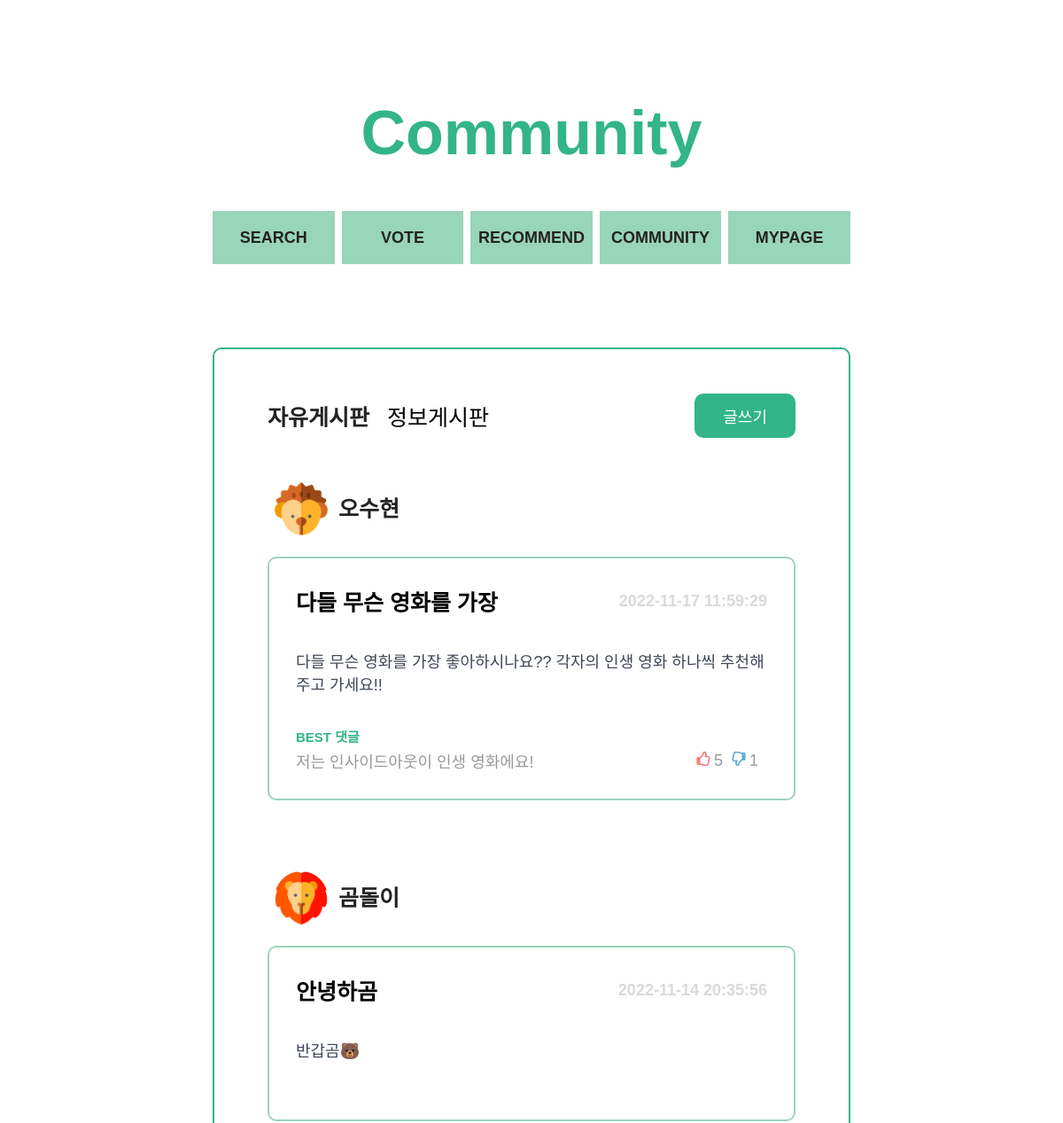
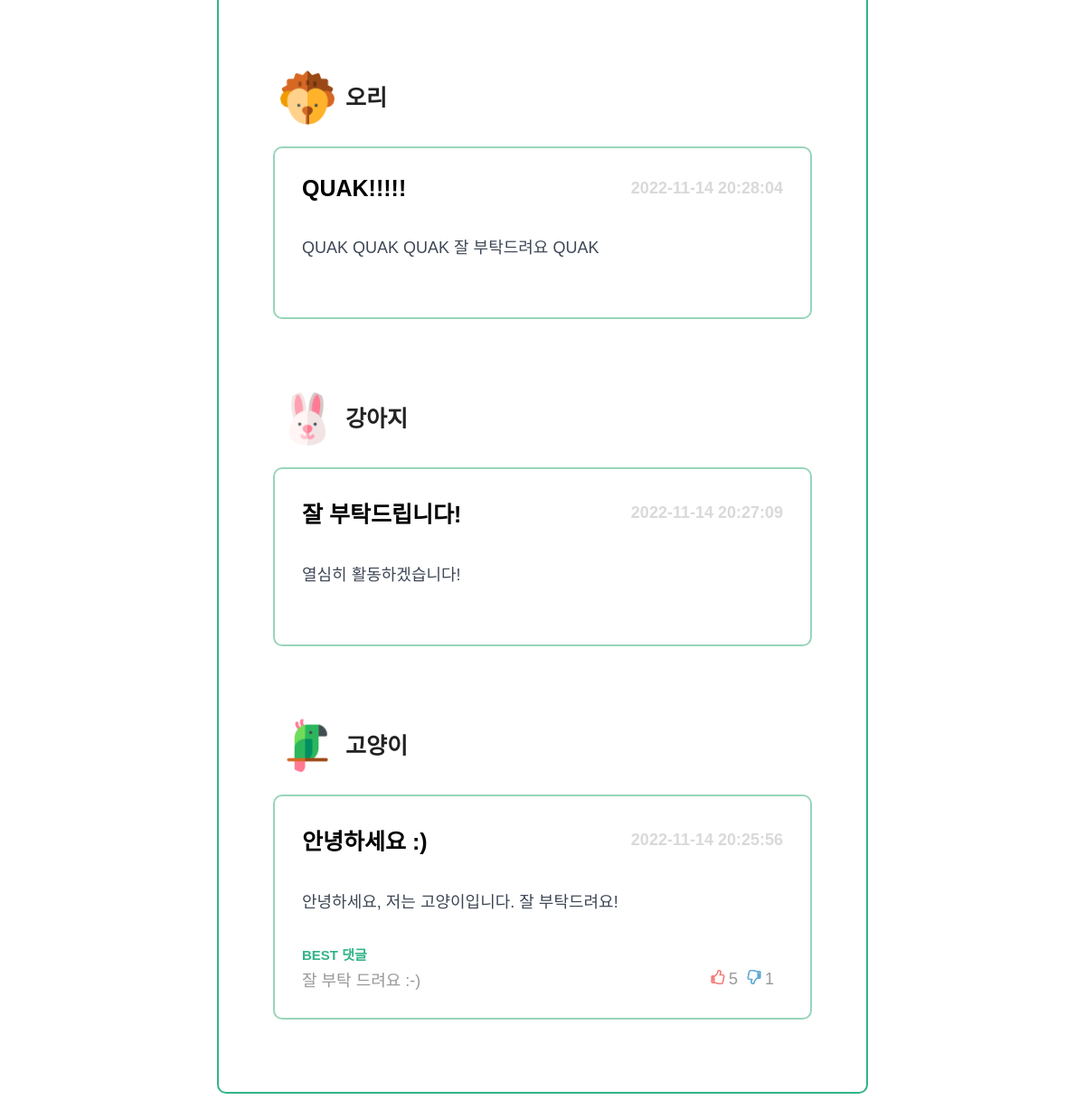
The page /pages/community/index.php (signed in) on the database its author committed (2 pictures, top to bottom).
### tables this page shows
CREATE TABLE `board` (
  `boardid` int(11) NOT NULL AUTO_INCREMENT,
  `userid` varchar(20) NOT NULL,
  `title` varchar(50) NOT NULL,
  `content` varchar(500) NOT NULL,
  `timestamps` timestamp NOT NULL DEFAULT current_timestamp(),
  `type` varchar(10) NOT NULL,
  PRIMARY KEY (`boardid`),
  KEY `userid` (`userid`),
  CONSTRAINT `board_ibfk_1` FOREIGN KEY (`userid`) REFERENCES `users` (`userid`)
);

CREATE TABLE `users` (
  `userid` varchar(20) NOT NULL,
  `password` varchar(40) NOT NULL,
  `name` varchar(15) NOT NULL,
  `profile` varchar(500) NOT NULL,
  PRIMARY KEY (`userid`),
  KEY `idx_users_name` (`name`)
);

### pages/community/index.php (the view, shortened to what this page needs)
<?php
$conn = mysqli_connect("localhost", "team15", "team15", "team15");
$res = array();
$bestComment = array();
$userId = $_SESSION['userId'];
if (mysqli_connect_errno()) {
    echo "<script>alert('Connection fail');</script>";
    exit();
} else {
    $sql = "select f.boardid, f.title, f.content, f.timestamps, u.userid, u.name, u.profile
            from board as f
            inner join users as u on f.userid = u.userid
            where type = 'free'
            order by f.boardid desc";
    if($stmt = mysqli_prepare($conn, $sql)) {
        if(mysqli_stmt_execute($stmt)) {
            mysqli_stmt_bind_result($stmt, $boardid, $title, $content, $time, $writerId, $writer, $writer_profile);
            while(mysqli_stmt_fetch($stmt)) {
                array_push($res, [
                    "boardid" => $boardid,
                    "title" => $title,
                    "content" => $content,
                    "time" => $time,
                    "writerId" => $writerId,
                    "writer" => $writer,
                    "profile" => $writer_profile
                ]);
            }
        } else {
            echo "<script>alert('fail execute the query');</script>";
            exit();
        }
    } else {
        echo "<script>alert('Fail prepare the statement');</script>";
        exit();
    }
    $sql = "select exists (select * from comment where boardid = ?)";
    if($stmt = mysqli_prepare($conn, $sql)) {
        for ($i=0; $i < count($res); $i++) {
            $id = $res[$i]['boardid'];
            mysqli_stmt_bind_param($stmt,"s", $id);
            if(mysqli_stmt_execute($stmt)) {
                mysqli_stmt_bind_result($stmt, $exist);
                while(mysqli_stmt_fetch($stmt)) {
                    array_push($bestComment, $exist);
                }
            } else {
                echo "<script>alert('fail execute the query');</script>";
                exit();
            }
        }
    } else {
        echo "<script>alert('Fail prepare the statement');</script>";
        exit();
    }
    $sql = "select c.content, c.like_no, c.hate
            from comment as c
            where c.commentid = (
                select r.best from (
                    select b.commentid as best, max(b.diff)
                    from (
                        select commentid, (a.like_no - a.hate) as diff
                        from comment as a
                        where boardid = ?
                    ) b where b.diff >= 1
                ) r
            ) limit 1";
    for ($i=0; $i < count($bestComment); $i++) {
        if($bestComment[$i] == 1) {
            if($stmt = mysqli_prepare($conn, $sql)) {
                mysqli_stmt_bind_param($stmt, "s", $res[$i]['boardid']);
                if(mysqli_stmt_execute($stmt)) {
                    mysqli_stmt_bind_result($stmt, $comment, $like, $hate);
                    while(mysqli_stmt_fetch($stmt)) {
                        $res[$i] = $res[$i] + array(
                            "comment" => $comment,
                            "like" => $like,
                            "hate" => $hate
                        );
                    }
                } else {
                    echo "<script>alert('fail execute the query');</script>";
                    exit();
                }
            } else {
                echo "<script>alert('Fail prepare the statement');</script>";
                exit();
            }
        }
    }
}
?>
<!DOCTYPE html>
<html lang="en">
<head>
    <link rel="stylesheet" href="../../index.css">
    <link rel="stylesheet" href="./communityStyle.css">
</head>
<body>
    <div id="contents">
        <header class="title">
            <h1>Community</h1>
        </header>
        <section class="menu">
            <a href="../search/search.php"><h4 class="eachMenu">SEARCH</h4></a>
            <a href="../vote/index.html"><h4 class="eachMenu">VOTE</h4></a>
            <a href="../recommend/index.html"><h4 class="eachMenu">RECOMMEND</h4></a>
            <a href="../community/index.php"><h4 class="eachMenu">COMMUNITY</h4></a>
            <a href="../mypage/index.php"><h4 class="eachMenu">MYPAGE</h4></a>
        </section>
        <section class="board">
            <div class="topMenu">
                <div class="category">
                    <h3 class="free" onclick="location.href='index.php'"><span id="span">자유게시판</span></h3>
                    <h3 class="info" onclick="location.href='community_info.php'">정보게시판</h3>
                </div>
                <?php
                $url = "./community_newPost.php?type=free";
                ?>
                    <button class="button" onclick="location.href='<?=$url?>'">글쓰기</button>
            </div>
            <?php
            for ($i=0; $i < count($res); $i++) {
                if($res[$i]['writerId'] == $userId) {
                    $url = "community_myPost.php?boardid=".$res[$i]['boardid'];
                } else {
                    $url = "community_each.php?boardid=".$res[$i]['boardid'];
                }
            ?>
            <div class="post" onclick="location.href='<?=$url?>'">
                <div class="eachProfile">
                    <img class="profileImg" src=<?=$res[$i]['profile']?>>
                    <p class="nickName"><?=$res[$i]['writer']?></p>
                </div>
                <div class="eachPost">
                    <div class="eachPostTop">
                        <h3 class="eachPostTitle"><?=$res[$i]['title']?></h3>
                        <div class="timeStamp"><?=$res[$i]['time']?></div>
                    </div>
                    <h4 class="postContents">
                        <?=$res[$i]['content']?>
                    </h4>
                    <?php
                    if(array_key_exists('comment', $res[$i])) {
                    ?>
                    <div class="replIndex">BEST 댓글</div>
                    <div class="bestRepl">
                        <div class="text"><?=$res[$i]['comment']?></div>
                        <div class="replCount">
                        <div class="thumbUp"><img src="../../img/thumb_up.svg" width="16px" height="16px"></div>
                        <div class="thumbNum"><?=$res[$i]['like']?></div>
                        <div class="thumbDown"><img src="../../img/thumb_down.svg" width="16px" height="16px"></div>
                        <div class="thumbNum"><?=$res[$i]['hate']?></div>
                    </div>
                    </div>
                    <?php
                    }
                    ?>
                </div>
            </div>
            <?php
            }
            ?>
        </section>
    </div>
</body>
</html>

### index.css (style rules this page uses)
:root { --color-white: #ffffff; --color-gray-600: #222222; --color-gray-500: #3E4756; --color-gray-450: #A2ACBD; --color-gray-400: #9A9999; --color-gray-350: #D9D9D9; --color-gray-300: #EEEEEE; --color-blue-600: #1B4965; --color-blue-500: #62B6CB; --color-blue-400: #5FA8D3; --color-blue-300: #98C0F6; --color-blue-200: #CAE9FF; --color-red-300: #F47D79; --color-red-200: #FCA5A5; --color-red-100: #FECACA; --color-green-300: #33B489; --color-green-200: #67C891; --color-green-100: #99D5BA; --color-grad-500: #BEE9E8; --color-grad-400: #ACF2E2; --color-grad-300: #A8F8CF; --color-grad-200: #B6FCB3; --color-grad-100: #F9F871; --font-large: 70px; --font-medium: 35px; --font-regular: 25px; --font-semi-regular : 20px; --font-small:18px; --font-semi-micro: 15px; --font-micro: 13px; --weight-bold: 700; --weight-regular: 400; --weight-light: 300; --border-radius-regular: 10px; --border-radius-small: 5px; --animation-duration: 300ms; --width-large:72rem; --width-medium:65rem; }
* { box-sizing: border-box; font-size: 62.5%; }
body { width: 100%; height: 100%; font-family: "source-han-sans-korean", sans-serif; cursor: default; text-align: center; background-color: var(--color-white); margin: 0; padding: 0; }
a { text-decoration: none; }
button { background-color: transparent; cursor: pointer; border: none; outline: none; padding: 0; }
h1, .title1 { font-size: var(--font-large); font-weight: var(--weight-bold); margin:0; }
h3, .title3 { font-size: var(--font-regular); font-weight: var(--weight-bold); margin:0; }
h4, .title4 { font-size: var(--font-small); font-weight: var(--weight-bold); margin:0; }
#contents { margin: 0 auto; display: flex; flex-direction: column; width: 72rem; padding-bottom: 10rem; }
.title { margin-top:11rem; margin-bottom:2.4rem; }

### rows shown on the page
board: userid.profile (picture), userid.name "오수현", title "다들 무슨 영화를 가장", timestamps "2022-11-17 11:59:29", content "다들 무슨 영화를 가장 좋아하시나요?? 각자의 인생 영화 하나씩 추천해주고 가세요!!", comment "저는 인사이드아웃이 인생 영화에요!", like "5", hate "1"
board: userid.profile (picture), userid.name "곰돌이", title "안녕하곰", timestamps "2022-11-14 20:35:56", content "반갑곰🐻"
board: userid.profile (picture), userid.name "오리", title "QUAK!!!!!", timestamps "2022-11-14 20:28:04", content "QUAK QUAK QUAK 잘 부탁드려요 QUAK"
board: userid.profile (picture), userid.name "강아지", title "잘 부탁드립니다!", timestamps "2022-11-14 20:27:09", content "열심히 활동하겠습니다!"
board: userid.profile (picture), userid.name "고양이", title "안녕하세요 :)", timestamps "2022-11-14 20:25:56", content "안녕하세요, 저는 고양이입니다. 잘 부탁드려요!", comment "잘 부탁 드려요 :-)", like "5", boardid "1"
